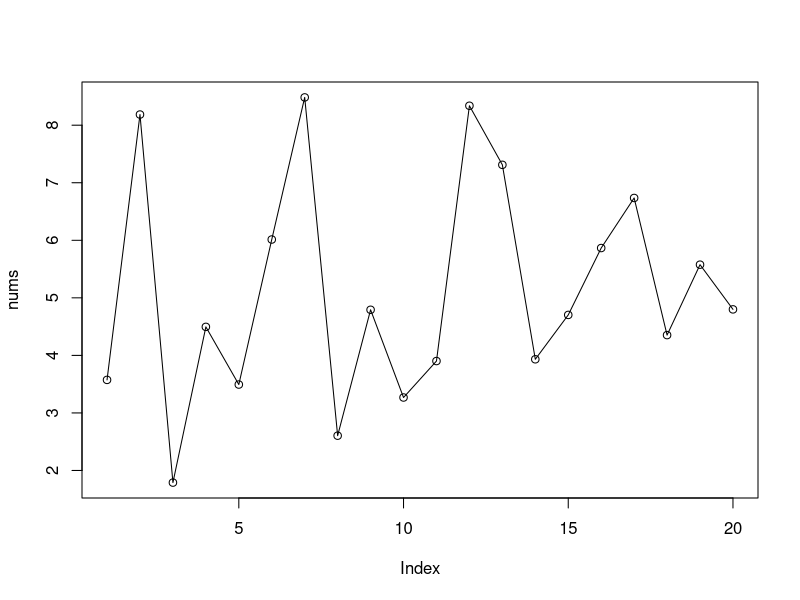

Here is the R script that generated this plot:
## This exercise demonstrates some key stats functions in R

# create a vector of 20 normally distributed randomly generaed numbers with
# mean 5 and sd 2
nums <- rnorm(20, mean = 5, sd = 2)

# output the mean and median

cat("Mean:\t", mean(nums), "\n")
cat("Median:\t", median(nums), "\n")

# output the actual standard deviation of the numbers
cat("Actual SD:\t", sd(nums), "\n\n")

# output quartile break points
cat("Cut Points:\t", quantile(nums), "\n")

# output the sum total
cat("Total:\t", sum(nums), "\n\n")

# output the min, max, and range
cat("Range:\t\t", range(nums), "\n")
cat("Minimum:\t", min(nums), "\n")
cat("Maximum:\t", max(nums), "\n")

# plot the numbers to visualize their distribution
plot(nums, type = "o")
